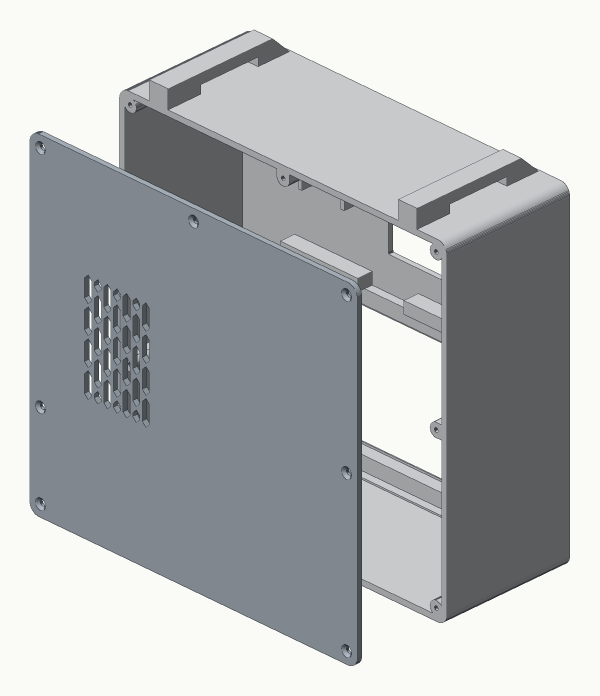
#> input picture hardware/images/exploded.png, 1200 x 1392 px (shown at 1/2 size)
$ python -i printer.py   (imports and definitions only)
#> lines starting #> are read from the running program, lines starting #| are printed output that depends on the picture; after the words box and inside, x2 and y2 are one past the last pixel; in counts of white or black regions, pixels touching at a corner belong together
#> in print_image, image is the input picture: PIL image 1200x1392 RGB; mean R, G, B 178.4, 181, 182
"""Thermal printer output for the photobooth.

The printer (sold as a Pi Hut CSN-A4L, reports itself as a Gprinter GP-58) is a
USB printer-class device. The kernel's ``usblp`` driver exposes it as
``/dev/usb/lp0`` and it understands ESC/POS, so printing is just writing bytes
to that file. The handful of commands a photobooth needs is small enough that
this module speaks ESC/POS directly instead of pulling in python-escpos:

* ``ESC @``        initialise
* ``ESC a n``      alignment, ``ESC ! n`` text size
* ``GS v 0``       raster bit image, 384 dots (48 bytes) per row
* ``ESC d n``      feed n lines

Images are converted with Pillow: grayscale, auto-contrast, resized to the
384-dot print width, Floyd-Steinberg dithered, then packed 1 bit per dot with
1 = black. Raster data is sent in bands so the printer's buffer never sees one
giant command.

Verified on Raspberry Pi 5 / Raspberry Pi OS Trixie on 2026-09-05.
"""

from __future__ import annotations

import os
from dataclasses import dataclass
from pathlib import Path

from PIL import Image, ImageOps

DEVICE = "/dev/usb/lp0"
WIDTH_PX = 384          # 8 dots/mm x 48 mm printable width
BAND_ROWS = 128         # rows per GS v 0 command

ESC = b"\x1b"
GS = b"\x1d"
INIT = ESC + b"@"


@dataclass
class PrinterSettings:
    device: str = DEVICE
    width_px: int = WIDTH_PX
    dither: bool = True
    autocontrast: bool = True
    feed_lines: int = 4          # blank lines after a print so it can be torn off


def prepare_image(img: Image.Image, width: int = WIDTH_PX, dither: bool = True,
                  autocontrast: bool = True) -> Image.Image:
    """Return a 1-bit image ``width`` dots wide, ready for the print head."""
#> called with width = 384, dither = True, autocontrast = True
    img = ImageOps.exif_transpose(img).convert("L")
    if autocontrast:
        img = ImageOps.autocontrast(img, cutoff=1)
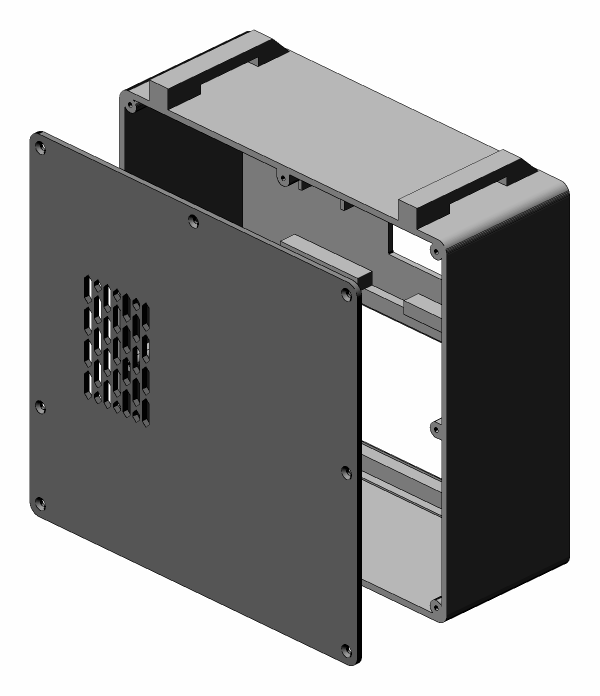
#> img: PIL image 1200x1392 L (shown at 1/2 size); min 0, max 254, mean 153.1
    if img.width != width:
        height = max(1, round(img.height * width / img.width))
#> height = 445
        img = img.resize((width, height), Image.LANCZOS)
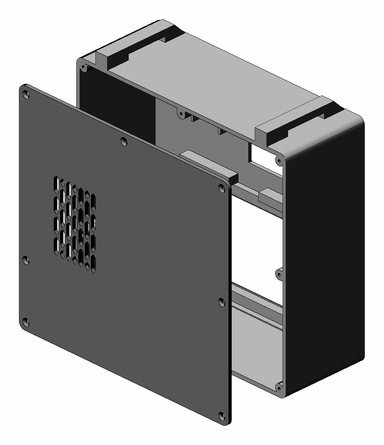
#> img: PIL image 384x445 L; min 0, max 255, mean 153
    return img.convert("1", dither=Image.FLOYDSTEINBERG if dither else Image.NONE)
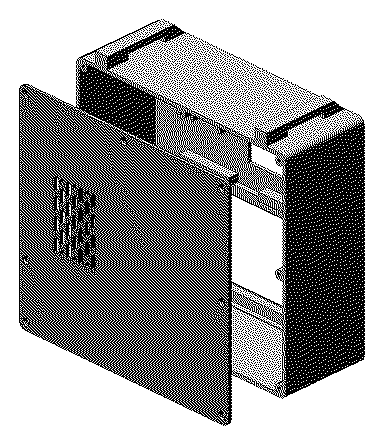
#> returned value: PIL image 384x445 1; 60.1% white; black in thin lines or dots, all inside (x1, y1, x2, y2) = (19, 19, 365, 426)


def raster_commands(img: Image.Image, band_rows: int = BAND_ROWS) -> bytes:
    """ESC/POS ``GS v 0`` commands for a 1-bit image, one command per band."""
#> called with band_rows = 128
    if img.mode != "1":
        img = img.convert("1", dither=Image.NONE)
    row_bytes = (img.width + 7) // 8
#> row_bytes = 48
    out = bytearray()
    for top in range(0, img.height, band_rows):
        band = img.crop((0, top, img.width, min(top + band_rows, img.height)))
        rows = band.height
        # In mode "1" a set bit means white; the printer wants 1 = black.
        data = bytes(b ^ 0xFF for b in band.tobytes())
        out += GS + b"v0" + bytes([0, row_bytes & 0xFF, row_bytes >> 8, rows & 0xFF, rows >> 8])
        out += data
#> this loop made 4 passes
#> pass 1, in raster_commands, `band = img.crop((0, top, img.width, min(top + band_rows, img.height)))`:
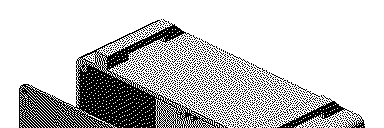
#> band: PIL image 384x128 1; 78.2% white; black in thin lines or dots, all inside (x1, y1, x2, y2) = (19, 19, 365, 128)
#> pass 2, in raster_commands, `band = img.crop((0, top, img.width, min(top + band_rows, img.height)))`:
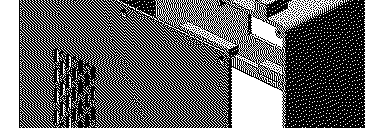
#> band: PIL image 384x128 1; 41% white; 1101 white regions (1012 under 20 px), largest, box (x1, y1, x2, y2) and area: (136, 0, 343, 128) 7070, (364, 0, 384, 128) 2470, (0, 0, 19, 128) 2432
#> pass 3, in raster_commands, `band = img.crop((0, top, img.width, min(top + band_rows, img.height)))`:
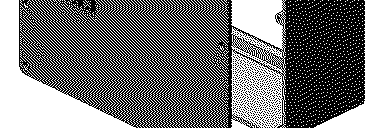
#> band: PIL image 384x128 1; 45.8% white; 939 white regions (883 under 20 px), largest, box (x1, y1, x2, y2) and area: (0, 0, 144, 128) 8675, (231, 0, 286, 128) 5058, (314, 0, 384, 128) 3118
    return bytes(out)


class BoothPrinter:
    """Writes ESC/POS to the usblp device. Each call opens and closes the device."""

    def __init__(self, settings: PrinterSettings | None = None) -> None:
        self.settings = settings or PrinterSettings()

    @property
    def device(self) -> str:
        return self.settings.device

    def is_present(self) -> bool:
        return os.path.exists(self.device)

    def is_writable(self) -> bool:
        return self.is_present() and os.access(self.device, os.W_OK)

    def raw(self, payload: bytes) -> int:
        """Write bytes to the printer; returns the byte count."""
        with open(self.device, "wb", buffering=0) as fh:
            view = memoryview(payload)
            sent = 0
            while sent < len(view):
                sent += fh.write(view[sent:])
        return sent

    def feed(self, lines: int | None = None) -> None:
        n = self.settings.feed_lines if lines is None else lines
        self.raw(ESC + b"d" + bytes([max(0, min(n, 255))]))

    def print_text(self, lines: list[str] | str, *, center: bool = True, big: bool = False,
                   feed: bool = True) -> None:
        if isinstance(lines, str):
            lines = lines.splitlines() or [lines]
        body = "\n".join(lines) + "\n"
        payload = INIT + ESC + b"a" + (b"\x01" if center else b"\x00")
        payload += ESC + b"!" + (b"\x30" if big else b"\x00")   # 0x30 = double width + height
        payload += body.encode("ascii", "replace")
        payload += ESC + b"!" + b"\x00"
        if feed:
            payload += ESC + b"d" + bytes([self.settings.feed_lines])
        self.raw(payload)

    def print_image(self, image: Image.Image | str | Path, *, feed: bool = True) -> Image.Image:
        """Print an image scaled to the paper width. Returns the 1-bit image sent."""
        if not isinstance(image, Image.Image):
            image = Image.open(image)
        s = self.settings
        prepared = prepare_image(image, s.width_px, s.dither, s.autocontrast)
        payload = INIT + ESC + b"a\x00" + raster_commands(prepared)
        if feed:
            payload += ESC + b"d" + bytes([s.feed_lines])
        self.raw(payload)
        return prepared

>>> result = BoothPrinter().print_image('../../hardware/images/exploded.png')

$ run again, on hardware/images/front.png
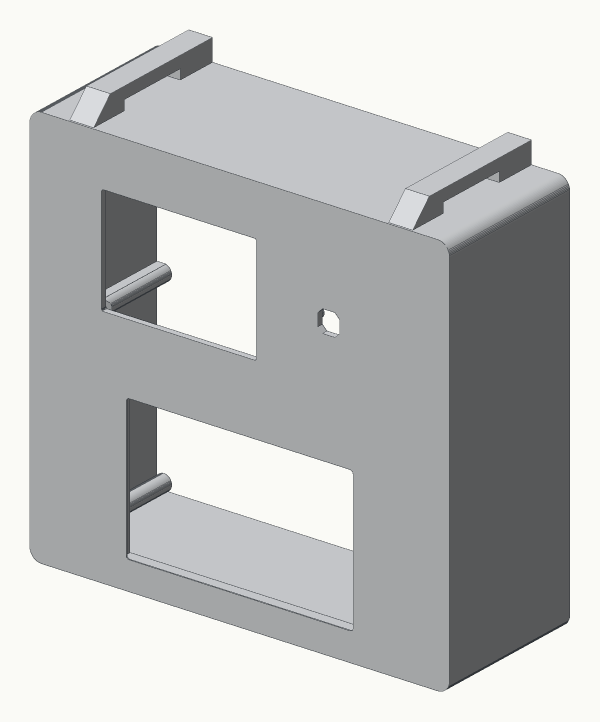
#> input picture hardware/images/front.png, 1200 x 1443 px (shown at 1/2 size)
#> in print_image, image is the input picture: PIL image 1200x1443 RGB; mean R, G, B 189.5, 190.6, 189.9
#> in prepare_image, `return img.convert("1", dither=Image.FLOYDSTEINBERG if dither else Ima..`:
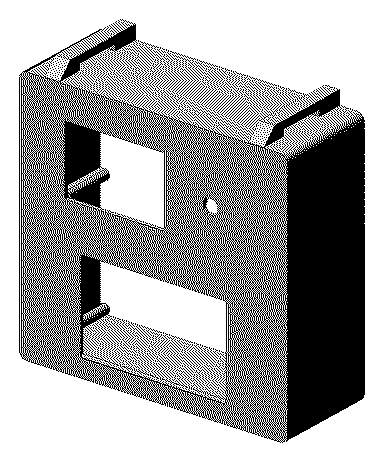
#> returned value: PIL image 384x462 1; 63.3% white; 365 black regions (286 under 20 px), largest, box (x1, y1, x2, y2) and area: (19, 19, 365, 443) 60677, (139, 41, 175, 89) 121, (170, 51, 202, 96) 107
#> the loop in raster_commands, `for top in range(0, img.height, band_rows):` made 4 passes
#> pass 3, in raster_commands, `band = img.crop((0, top, img.width, min(top + band_rows, img.height)))`:
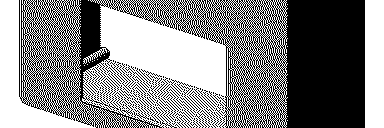
#> band: PIL image 384x128 1; 51.9% white; 100 black regions (69 under 20 px), largest, box (x1, y1, x2, y2) and area: (19, 0, 365, 128) 22088, (110, 61, 131, 91) 57, (189, 91, 216, 128) 56
